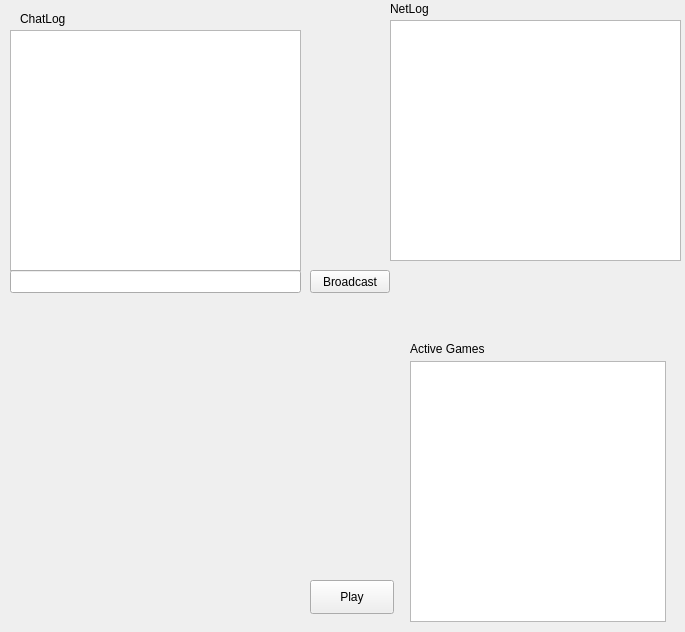
<?xml version="1.0" encoding="UTF-8"?>
<ui version="4.0">
 <class>NEMainpage</class>
 <widget class="QWidget" name="NEMainpage">
  <property name="geometry">
   <rect>
    <x>0</x>
    <y>0</y>
    <width>685</width>
    <height>632</height>
   </rect>
  </property>
  <property name="windowTitle">
   <string>Form</string>
  </property>
  <widget class="QListWidget" name="listWidget">
   <property name="geometry">
    <rect>
     <x>10</x>
     <y>30</y>
     <width>291</width>
     <height>241</height>
    </rect>
   </property>
  </widget>
  <widget class="QPushButton" name="broadcastButton">
   <property name="geometry">
    <rect>
     <x>310</x>
     <y>270</y>
     <width>80</width>
     <height>23</height>
    </rect>
   </property>
   <property name="text">
    <string>Broadcast</string>
   </property>
  </widget>
  <widget class="QLineEdit" name="msgInput">
   <property name="geometry">
    <rect>
     <x>10</x>
     <y>270</y>
     <width>291</width>
     <height>23</height>
    </rect>
   </property>
  </widget>
  <widget class="QListWidget" name="netLogWidget">
   <property name="geometry">
    <rect>
     <x>390</x>
     <y>20</y>
     <width>291</width>
     <height>241</height>
    </rect>
   </property>
  </widget>
  <widget class="FriendSelectionWidget" name="widget" native="true">
   <property name="geometry">
    <rect>
     <x>10</x>
     <y>330</y>
     <width>291</width>
     <height>291</height>
    </rect>
   </property>
  </widget>
  <widget class="QPushButton" name="playButton">
   <property name="geometry">
    <rect>
     <x>310</x>
     <y>580</y>
     <width>84</width>
     <height>34</height>
    </rect>
   </property>
   <property name="text">
    <string>Play</string>
   </property>
  </widget>
  <widget class="QListWidget" name="listWidget_2">
   <property name="geometry">
    <rect>
     <x>410</x>
     <y>361</y>
     <width>256</width>
     <height>261</height>
    </rect>
   </property>
  </widget>
  <widget class="QLabel" name="label">
   <property name="geometry">
    <rect>
     <x>410</x>
     <y>340</y>
     <width>151</width>
     <height>18</height>
    </rect>
   </property>
   <property name="text">
    <string>Active Games</string>
   </property>
  </widget>
  <widget class="QLabel" name="label_2">
   <property name="geometry">
    <rect>
     <x>390</x>
     <y>0</y>
     <width>57</width>
     <height>18</height>
    </rect>
   </property>
   <property name="text">
    <string>NetLog</string>
   </property>
  </widget>
  <widget class="QLabel" name="label_3">
   <property name="geometry">
    <rect>
     <x>20</x>
     <y>10</y>
     <width>57</width>
     <height>18</height>
    </rect>
   </property>
   <property name="text">
    <string>ChatLog</string>
   </property>
  </widget>
 </widget>
 <customwidgets>
  <customwidget>
   <class>FriendSelectionWidget</class>
   <extends>QWidget</extends>
   <header>gui/common/FriendSelectionWidget.h</header>
   <container>1</container>
  </customwidget>
 </customwidgets>
 <resources/>
 <connections/>
</ui>
